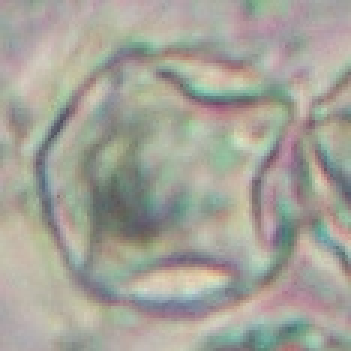
#> input picture photo/2.JPG, 117 x 117 px, found by its file name (shown 3 times larger)
$ python test.py
#> lines starting #> are read from the running program, lines starting #| are printed output that depends on the picture; after the words box and inside, x2 and y2 are one past the last pixel; in counts of white or black regions, pixels touching at a corner belong together
#DPIMG_0001.jpg
import cv2
import numpy as np

img = cv2.imread('2.jpg')
#> img is the input picture: shape (117, 117, 3); mean B, G, R 152.3, 162.2, 163.5
img_gray = cv2.cvtColor(img,cv2.COLOR_BGR2GRAY)
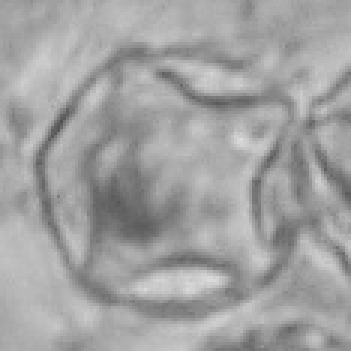
#> img_gray: shape (117, 117) (shown 3 times larger); min 80, max 221, mean 161.5
ret, thresh = cv2.threshold(img_gray, 127, 255,0)
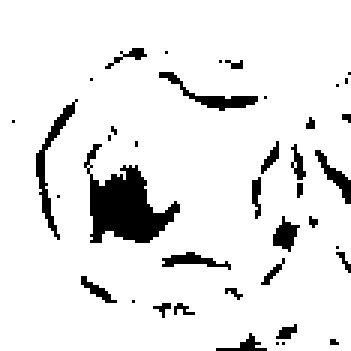
#> thresh: shape (117, 117) (shown 3 times larger); 90.8% white; 40 black regions (26 under 20 px)
contours,hierarchy = cv2.findContours(thresh,2,1)
#> contours = 46 contours, 30 with area under 20; largest, box (x1, y1, x2, y2) and area: (0, 0, 117, 117) 13310, (29, 54, 61, 82) 527, (11, 33, 26, 81) 174, (52, 23, 87, 38) 138, (53, 83, 78, 91) 86
cnt = contours[0]
#> cnt = contour of 509 points, box (x1, y1, x2, y2) (0, 0, 117, 117), area 13310

hull = cv2.convexHull(cnt,returnPoints = False)
#> hull = [393, 239, 116, 0]
defects = cv2.convexityDefects(cnt,hull)
#> defects = [[116, 239, 201, 1536], [239, 393, 316, 3072]]

for i in range(defects.shape[0]):
    s,e,f,d = defects[i,0]
    start = tuple(cnt[s][0])
    end = tuple(cnt[e][0])
    far = tuple(cnt[f][0])
    cv2.line(img,start,end,[0,255,0],2)
    cv2.circle(img,far,5,[0,0,255],-1)
#> this loop made 2 passes
#> (s, e, f, d, start, end, far) on passes 1 to 2: (116, 239, 201, 1536, (0, 116), (116, 116), (83, 110)), (239, 393, 316, 3072, (116, 116), (116, 0), (104, 51))
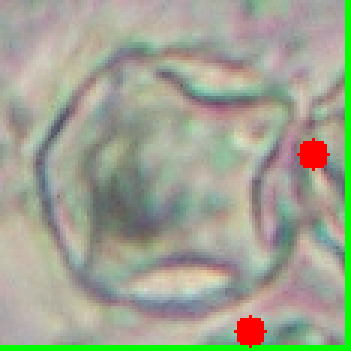
#> img: shape (117, 117, 3) (shown 3 times larger); 4.57% of pixels changed, all inside (x1, y1, x2, y2) = (0, 0, 117, 117)

cv2.imshow('img',img)
cv2.waitKey(0)
cv2.destroyAllWindows()
